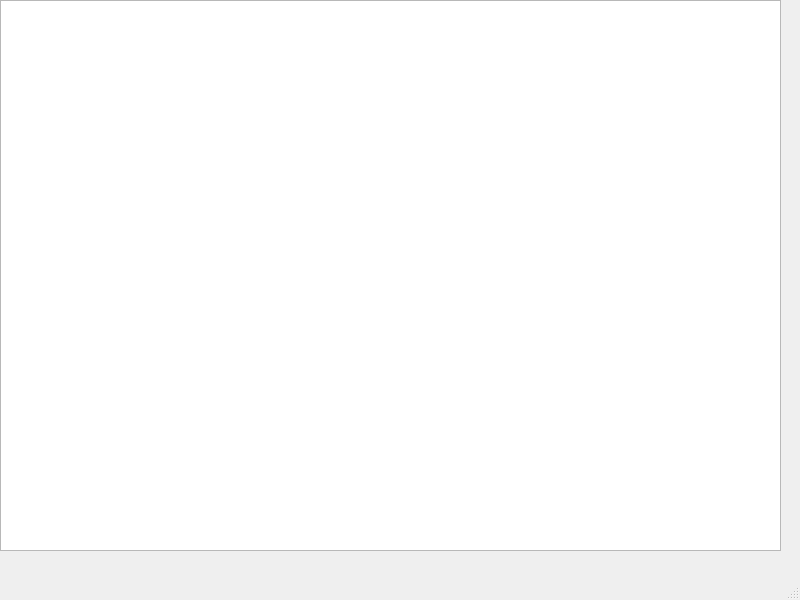
<?xml version="1.0" encoding="UTF-8"?>
<ui version="4.0">
 <class>Ventana</class>
 <widget class="QMainWindow" name="Ventana">
  <property name="geometry">
   <rect>
    <x>0</x>
    <y>0</y>
    <width>800</width>
    <height>600</height>
   </rect>
  </property>
  <property name="windowTitle">
   <string>MainWindow</string>
  </property>
  <widget class="QWidget" name="centralwidget">
   <widget class="QTextEdit" name="textEdit">
    <property name="geometry">
     <rect>
      <x>0</x>
      <y>0</y>
      <width>781</width>
      <height>551</height>
     </rect>
    </property>
    <property name="readOnly">
     <bool>true</bool>
    </property>
   </widget>
  </widget>
  <widget class="QMenuBar" name="menubar">
   <property name="geometry">
    <rect>
     <x>0</x>
     <y>0</y>
     <width>800</width>
     <height>21</height>
    </rect>
   </property>
  </widget>
  <widget class="QStatusBar" name="statusbar"/>
 </widget>
 <resources/>
 <connections/>
</ui>
